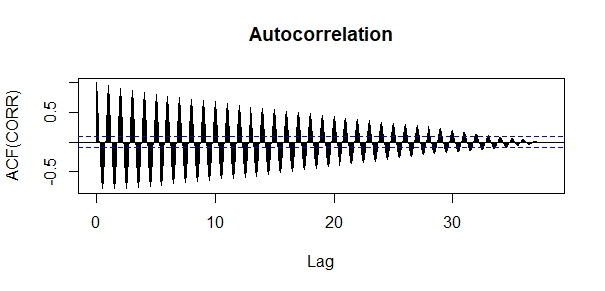

Source code (R):
acorr= acf(co2_t, type = 'correlation', lag.max = 800)
plot(acorr, xlab = 'Lag', ylab = 'ACF(CORR)',
     main = 'Autocorrelation')
pacorr = pacf(co2_t, lag = 800)
plot(pacorr, xlab = 'Lag', ylab = 'PACF(CORR)',
     main = 'Partial Autocorrelation')
